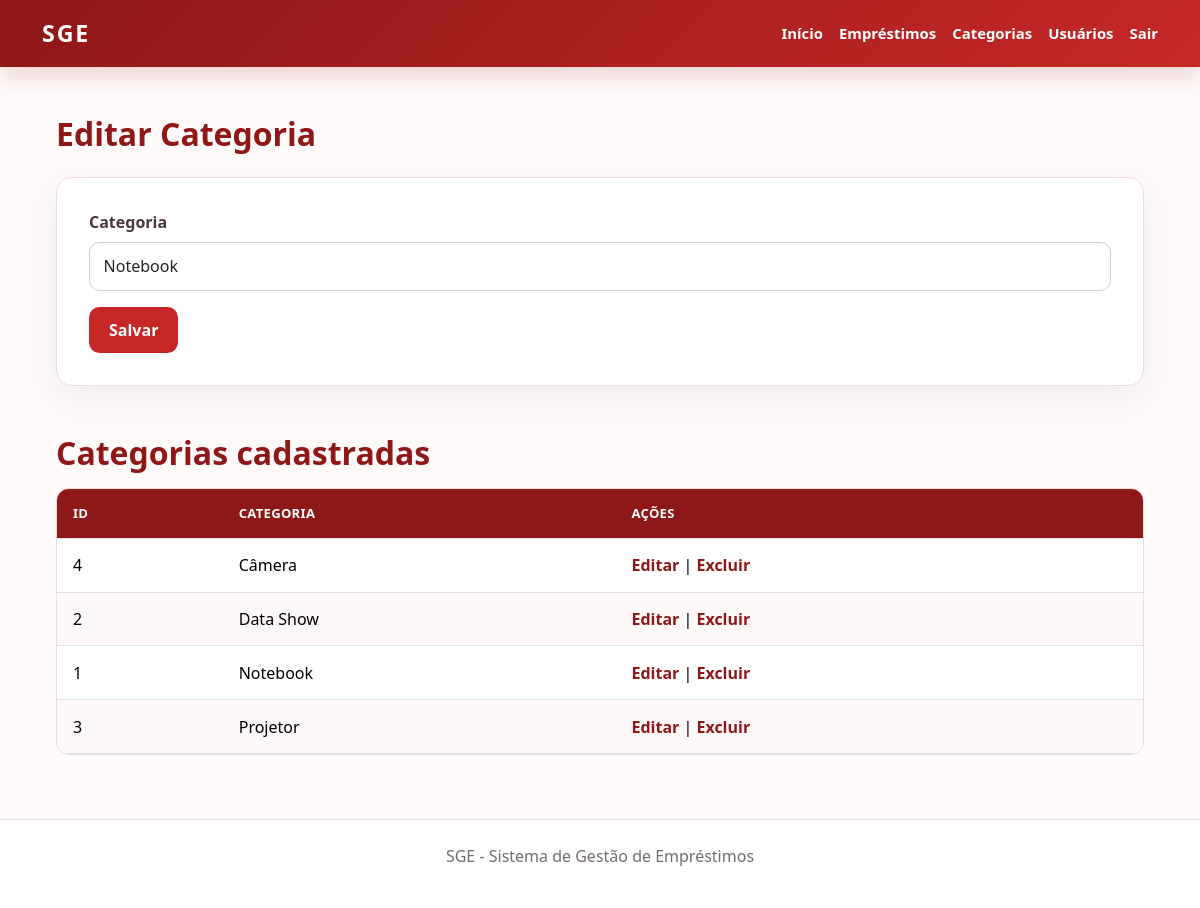
The app's page /categorias.php?id=1 (signed in) with its own data.
### tables this page shows
CREATE TABLE
    categorias (
        id INT AUTO_INCREMENT PRIMARY KEY,
        categoria VARCHAR(100) NOT NULL
    );

### src/categorias.php (the view, shortened to what this page needs)
<?php
require 'config.php';
$id = $_GET['id'] ?? null;
$categoria_edicao = null;
if ($id) {
    $stmt = $conn->prepare(
        'SELECT id, categoria FROM categorias WHERE id = ?'
    );
    $stmt->bind_param('i', $id);
    $stmt->execute();
    $categoria_edicao = $stmt
        ->get_result()
        ->fetch_assoc();
}
$categorias = $conn->query(
    'SELECT id, categoria FROM categorias ORDER BY categoria'
);
require 'header.php';
?>
<main class="sge-main">
    <h2 class="mb-4">
        <?= $categoria_edicao ? 'Editar Categoria' : 'Nova Categoria' ?>
    </h2>
    <form class="sge-panel sge-form mb-5" action="salvar_categoria.php" method="POST">
        <label class="form-label" for="categoria">
            Categoria
        </label>
        <input class="form-control mb-3" type="text" id="categoria" name="categoria"
            value="<?= htmlspecialchars($categoria_edicao['categoria'] ?? '') ?>" required>
        <button class="btn btn-sge" type="submit">
            Salvar
        </button>
    </form>
    <h2 class="mb-3">Categorias cadastradas</h2>
    <div class="table-responsive">
        <table class="table table-hover">
            <thead>
                <tr>
                    <th>ID</th>
                    <th>Categoria</th>
                    <th>Ações</th>
                </tr>
            </thead>
            <tbody>
                <?php while ($categoria = $categorias->fetch_assoc()): ?>
                    <tr>
                        <td>
                            <?= $categoria['id'] ?>
                        </td>
                        <td>
                            <?= htmlspecialchars($categoria['categoria']) ?>
                        </td>
                        <td>
                            <a href="categorias.php?id=<?= $categoria['id'] ?>">
                                Editar
                            </a>
                            |
                            <a href="excluir.php?tipo=categoria&id=<?= $categoria['id'] ?>"
                                onclick="return confirm('Excluir esta categoria?')">
                                Excluir
                            </a>
                        </td>
                    </tr>
                <?php endwhile; ?>
            </tbody>
        </table>
    </div>
</main>
<?php require 'footer.php'; ?>

### src/style.css (style rules this page uses)
:root { --sge-red: #c62828; --sge-red-dark: #8e1717; --sge-red-soft: #fff1f1; --sge-ink: #241b1b; --sge-muted: #756b6b; --sge-line: #eadcdc; }
* { box-sizing: border-box; }
body { min-height: 100vh; margin: 0; color: var(--sge-ink); background: #fffafa; font-family: "Segoe UI", sans-serif; }
.sge-main { width: min(1120px, 100%); margin: 0 auto; padding: 3rem 1rem 4rem; }
.sge-main h1, .sge-main h2 { color: var(--sge-red-dark); font-weight: 800; }
.sge-main h2 { margin-bottom: 1.25rem; }
.sge-panel { border: 1px solid var(--sge-line); border-radius: 1rem; background: #fff; box-shadow: 0 12px 35px rgb(92 28 28 / 7%); }
.sge-form { padding: clamp(1.25rem, 3vw, 2rem); }
.form-label, fieldset legend { color: #4a3838; font-weight: 700; }
.form-control, .form-select { border-color: #dbcaca; border-radius: .65rem; padding: .7rem .85rem; }
.btn-sge { border: 0; border-radius: .65rem; color: #fff; background: var(--sge-red); font-weight: 700; padding: .7rem 1.25rem; }
.table-responsive { border: 1px solid var(--sge-line); border-radius: .8rem; }
.table { min-width: 680px; margin-bottom: 0; }
.table thead th { color: #fff; background: var(--sge-red-dark); font-size: .82rem; letter-spacing: .02em; text-transform: uppercase; white-space: nowrap; }
.table td, .table th { padding: .9rem 1rem; vertical-align: middle; }
.table tbody tr:nth-child(even) td { background: #fff8f8; }
.table a { color: var(--sge-red-dark); font-weight: 700; text-decoration: none; }

### records on screen
categorias: categoria "Notebook", id "1"
categorias: id "4", categoria "Câmera"
categorias: id "2", categoria "Data Show"
categorias: id "3", categoria "Projetor"
